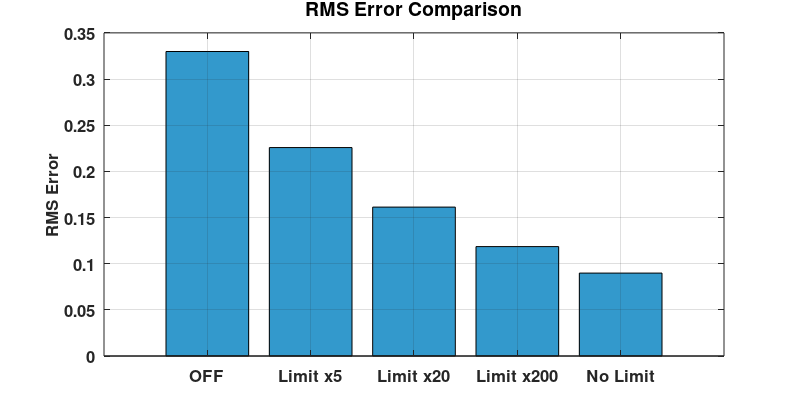

MATLAB code for this plot:
% MATLAB 脚本: plot_rmse_histogram.m

% 加载保存的误差数据
load('error_data_off.mat', 'error_x_off');         % 加载控制关闭状态数据
load('error_data_on_nohat.mat', 'error_x_on_nohat'); % 加载控制开启（无帽）状态数据
load('error_data_on_5hat.mat', 'error_x_on_5hat');   % 加载控制开启（5倍面积限制）状态数据
load('error_data_on_20hat.mat', 'error_x_on_20hat'); % 加载控制开启（20倍面积限制）状态数据
load('error_data_on_200hat.mat', 'error_x_on_200hat'); % 加载控制开启（200倍面积限制）状态数据

% 计算均方根误差（RMSE）
rmse_off = sqrt(mean(error_x_off.^2));            % 计算控制关闭状态下的RMSE
rmse_on_nohat = sqrt(mean(error_x_on_nohat.^2));  % 计算控制开启（无帽）状态下的RMSE
rmse_on_5hat = sqrt(mean(error_x_on_5hat.^2));    % 计算控制开启（5倍面积限制）状态下的RMSE
rmse_on_20hat = sqrt(mean(error_x_on_20hat.^2));  % 计算控制开启（20倍面积限制）状态下的RMSE
rmse_on_200hat = sqrt(mean(error_x_on_200hat.^2));% 计算控制开启（200倍面积限制）状态下的RMSE

% 创建直方图数据，按照新的顺序排列
rmse_data = [rmse_off, rmse_on_5hat, rmse_on_20hat, rmse_on_200hat, rmse_on_nohat];  % 将RMSE值放入数组
labels = {'OFF', 'Limit x5', 'Limit x20', 'Limit x200', 'No Limit'};  % 简化后的X轴标签

% 绘制直方图
figure;
bar(rmse_data, 'FaceColor', [0.2, 0.6, 0.8]);  % 绘制直方图，设置颜色
set(gca, 'XTickLabel', labels, 'FontSize', 12, 'FontWeight', 'bold');  % 设置X轴标签
xtickangle(45);  % 设置X轴标签旋转角度为45度
ylabel('RMS Error', 'FontSize', 12, 'FontWeight', 'bold');  % Y轴标签
title('RMS Error Comparison', 'FontSize', 14, 'FontWeight', 'bold');  % 图表标题
grid on;  % 添加网格线

% 设置图表尺寸以优化PNG输出
set(gcf, 'PaperUnits', 'inches');
set(gcf, 'PaperPosition', [0 0 8 4]);  % 设置图表的尺寸为8x4英寸
set(gcf, 'PaperSize', [8 4]);  % 设置PNG文件的页面大小与图表相同

% 保存为高质量PNG格式
print(gcf, 'RMSErrorComparison_selected.png', '-dpng', '-r300');  % 修改为PNG格式

% 关闭图形窗口（如果不再需要进一步编辑）
close(gcf);

% 计算on_nohat状态的RMSE是off状态RMSE的百分比（示例）
percentage_rmse_on_nohat = (rmse_on_nohat / rmse_off) * 100;

% 打印RMSE和百分比
fprintf('RMSE (Control OFF): %.4f\n', rmse_off);
fprintf('RMSE (Control ON 5hat): %.4f\n', rmse_on_5hat);
fprintf('RMSE (Control ON 20hat): %.4f\n', rmse_on_20hat);
fprintf('RMSE (Control ON 200hat): %.4f\n', rmse_on_200hat);
fprintf('RMSE (Control ON Nohat): %.4f\n', rmse_on_nohat);
fprintf('RMSE (Control ON Nohat) is %.2f%% of RMSE (Control OFF)\n', percentage_rmse_on_nohat);
